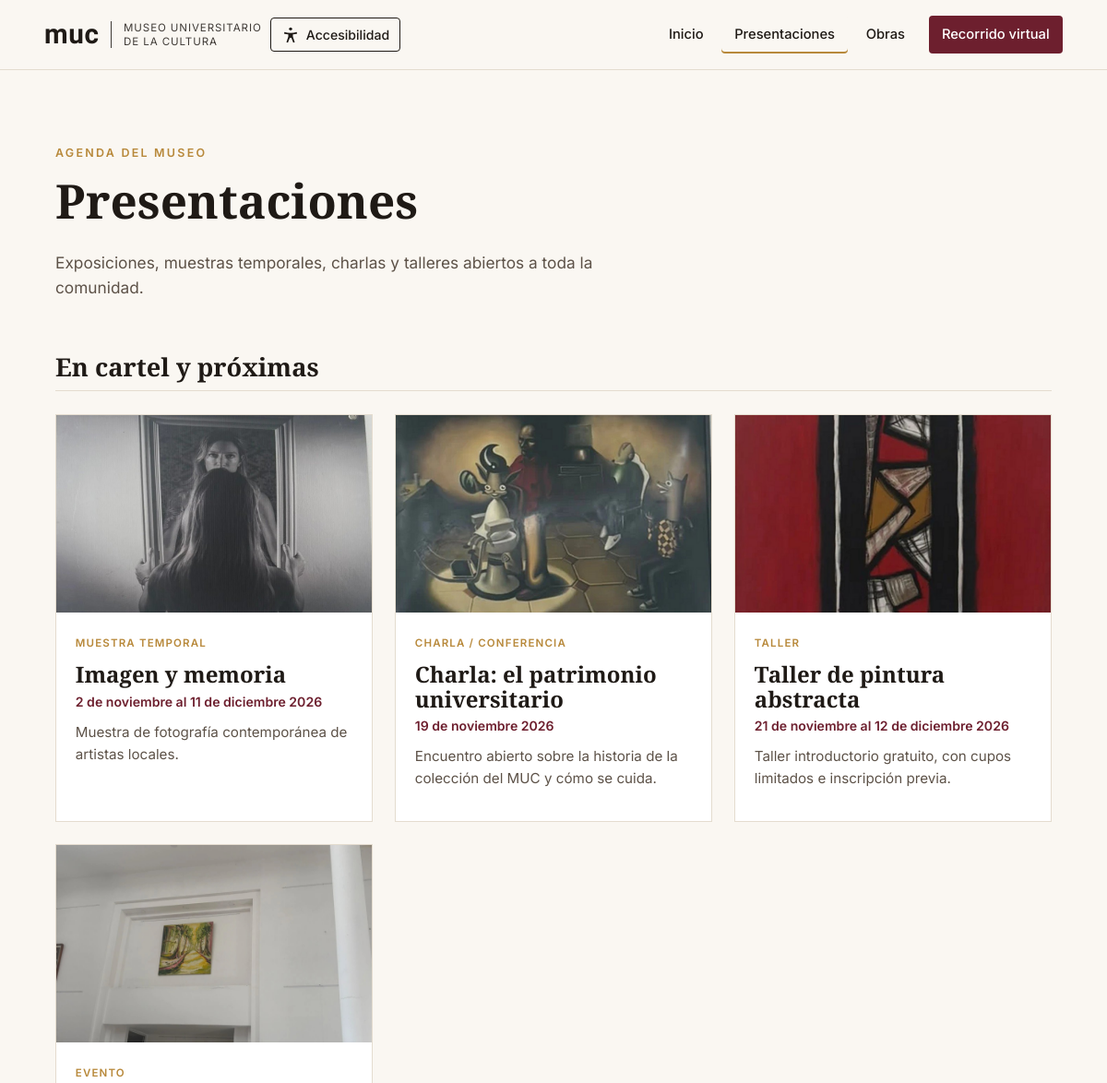
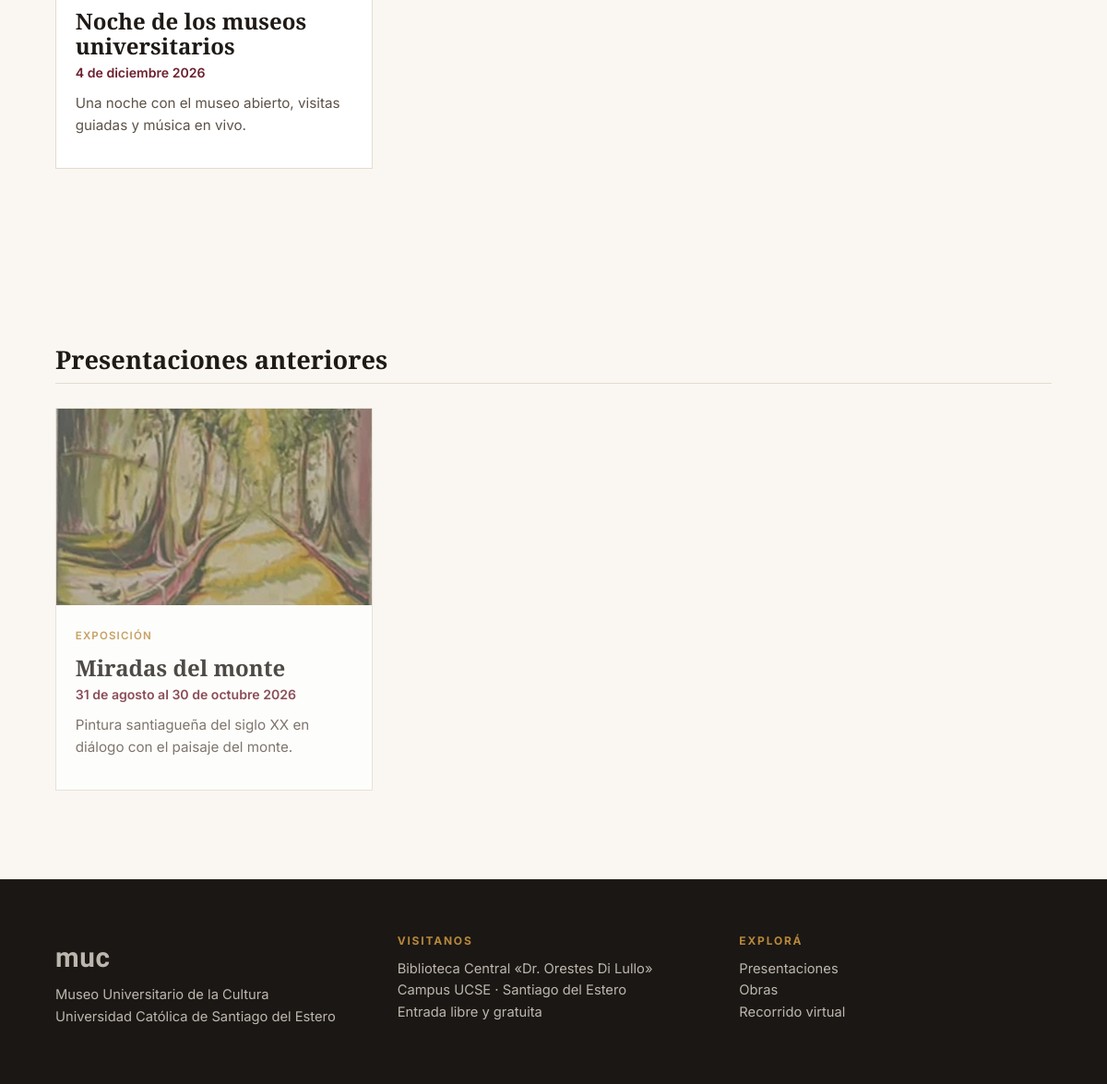
Page /presentaciones/ on the committed database (2 pictures, top to bottom).
### museo/models.py (models this page shows, shortened)
class Presentacion(models.Model):
    TIPOS = [
        ('exposicion', 'Exposición'),
        ('muestra', 'Muestra temporal'),
        ('charla', 'Charla / conferencia'),
        ('taller', 'Taller'),
        ('evento', 'Evento'),
    ]
    titulo = models.CharField(max_length=150)
    tipo = models.CharField(max_length=20, choices=TIPOS, default='exposicion')
    resumen = models.CharField(max_length=250)
    descripcion = models.TextField()
    fecha_inicio = models.DateField()
    fecha_fin = models.DateField(null=True, blank=True)
    horario = models.CharField(max_length=100, blank=True)
    lugar = models.CharField(max_length=150, default='MUC - Museo Universitario de la Cultura')
    imagen = models.ImageField(upload_to='presentaciones/', blank=True)
    publicada = models.BooleanField(default=True)
    class Meta:
        ordering = ['-fecha_inicio']
        verbose_name = 'presentación'
        verbose_name_plural = 'presentaciones'

### museo/views.py (the view)
# urls.py: path('presentaciones/', views.presentaciones, name='presentaciones'),
def presentaciones(request):
    hoy = timezone.localdate()
    publicadas = Presentacion.objects.filter(publicada=True)
    vigentes = publicadas.filter(Q(fecha_fin__gte=hoy) | Q(fecha_fin__isnull=True, fecha_inicio__gte=hoy)).order_by('fecha_inicio')
    pasadas = publicadas.exclude(pk__in=vigentes)
    return render(request, 'museo/presentaciones.html', {'vigentes': vigentes, 'pasadas': pasadas})

### museo/templates/museo/presentaciones.html (shortened to what this page needs)
{% extends 'base.html' %}
{% block content %}
<section class="page-head">
  <p class="eyebrow">Agenda del museo</p>
  <h1>Presentaciones</h1>
  <p>Exposiciones, muestras temporales, charlas y talleres abiertos a toda la comunidad.</p>
</section>
<section class="section">
  <h2 class="subhead">En cartel y próximas</h2>
  {% if vigentes %}
  <div class="cards">{% for p in vigentes %}{% include 'museo/_card_presentacion.html' %}{% endfor %}</div>
  {% else %}<p class="empty">No hay presentaciones programadas por ahora.</p>{% endif %}
</section>
{% if pasadas %}
<section class="section">
  <h2 class="subhead">Presentaciones anteriores</h2>
  <div class="cards cards-muted">{% for p in pasadas %}{% include 'museo/_card_presentacion.html' %}{% endfor %}</div>
</section>
{% endif %}
{% endblock %}

### museo/templates/museo/_card_presentacion.html
<a class="card" href="{% url 'museo:presentacion_detalle' p.pk %}">
  <div class="card-img">{% if p.imagen %}<img src="{{ p.imagen.url }}" alt="" loading="lazy">{% endif %}</div>
  <div class="card-body">
    <span class="tag">{{ p.get_tipo_display }}</span>
    <h3>{{ p.titulo }}</h3>
    <p class="card-date">{{ p.fecha_inicio|date:"j \d\e F" }}{% if p.fecha_fin and p.fecha_fin != p.fecha_inicio %} al {{ p.fecha_fin|date:"j \d\e F Y" }}{% else %} {{ p.fecha_inicio|date:"Y" }}{% endif %}</p>
    <p>{{ p.resumen }}</p>
  </div>
</a>

### static/css/muc.css (style rules this page uses)
:root { --bg: #faf7f2; --surface: #ffffff; --ink: #1f1a16; --ink-soft: #5d5248; --line: #e4dccf; --accent: #6d1f2e; --accent-ink: #ffffff; --gold: #b8893b; --dark: #1b1714; --dark-ink: #f3ece1; --serif: 'Cormorant Garamond', Georgia, serif; --sans: 'Inter', system-ui, sans-serif; --header-h: 76px; --radius: 4px; }
* { box-sizing: border-box; }
html { scroll-behavior: smooth; }
body { margin: 0; background: var(--bg); color: var(--ink); font: 1rem/1.6 var(--sans); }
img { max-width: 100%; display: block; }
a { color: inherit; }
h1, h2, h3 { font-family: var(--serif); font-weight: 600; line-height: 1.1; margin: 0 0 .5em; }
.eyebrow { font-size: .78rem; letter-spacing: .18em; text-transform: uppercase; color: var(--gold); margin: 0 0 .8rem; font-weight: 600; }
.section { padding: clamp(48px, 8vw, 96px) clamp(16px, 5vw, 64px); max-width: 1280px; margin: 0 auto; }
.section-head h2, .page-head h1 { font-size: clamp(2rem, 4.5vw, 3.2rem); }
.subhead { font-size: 1.7rem; border-bottom: 1px solid var(--line); padding-bottom: .6rem; margin-bottom: 1.6rem; }
.page-head { padding: clamp(40px, 7vw, 80px) clamp(16px, 5vw, 64px) 0; max-width: 1280px; margin: 0 auto; }
.page-head > p:not(.eyebrow) { max-width: 620px; color: var(--ink-soft); font-size: 1.08rem; }
.page-head + .section { padding-top: 40px; }
.cards { display: grid; grid-template-columns: repeat(auto-fill, minmax(280px, 1fr)); gap: 24px; }
.card { background: var(--surface); border: 1px solid var(--line); text-decoration: none; display: flex; flex-direction: column; transition: transform .2s, box-shadow .2s; }
.card-img { aspect-ratio: 16/10; background: linear-gradient(135deg, #6b3a2a, #2a1d16); overflow: hidden; }
.card-img img { width: 100%; height: 100%; object-fit: cover; }
.card-body { padding: 1.2rem 1.3rem 1.5rem; }
.card-body h3 { font-size: 1.5rem; margin: .6rem 0 .3rem; }
.card-body p { margin: 0 0 .6rem; color: var(--ink-soft); font-size: .95rem; }
.card-date { font-weight: 600; color: var(--accent) !important; font-size: .88rem !important; }
.cards-muted .card { opacity: .78; }
.tag { display: inline-block; font-size: .72rem; letter-spacing: .1em; text-transform: uppercase; font-weight: 600; color: var(--gold); }

### rows in the picture
Presentacion: imagen (picture), tipo "MUESTRA TEMPORAL", titulo "Imagen y memoria", fecha_inicio "2 de noviembre", fecha_fin "11 de diciembre 2026", resumen "Muestra de fotografía contemporánea de artistas locales."
Presentacion: imagen (picture), tipo "CHARLA / CONFERENCIA", titulo "Charla: el patrimonio universitario", fecha_inicio "19 de noviembre", fecha_inicio "2026", resumen "Encuentro abierto sobre la historia de la colección del MUC y cómo se cuida."
Presentacion: imagen (picture), tipo "TALLER", titulo "Taller de pintura abstracta", fecha_inicio "21 de noviembre", fecha_fin "12 de diciembre 2026", resumen "Taller introductorio gratuito, con cupos limitados e inscripción previa."
Presentacion: imagen (picture), tipo "EVENTO", titulo "Noche de los museos universitarios", fecha_inicio "4 de diciembre", fecha_inicio "2026", resumen "Una noche con el museo abierto, visitas guiadas y música en vivo."
Presentacion: imagen (picture), tipo "EXPOSICIÓN", titulo "Miradas del monte", fecha_inicio "31 de agosto", fecha_fin "30 de octubre 2026", resumen "Pintura santiagueña del siglo XX en diálogo con el paisaje del monte."
